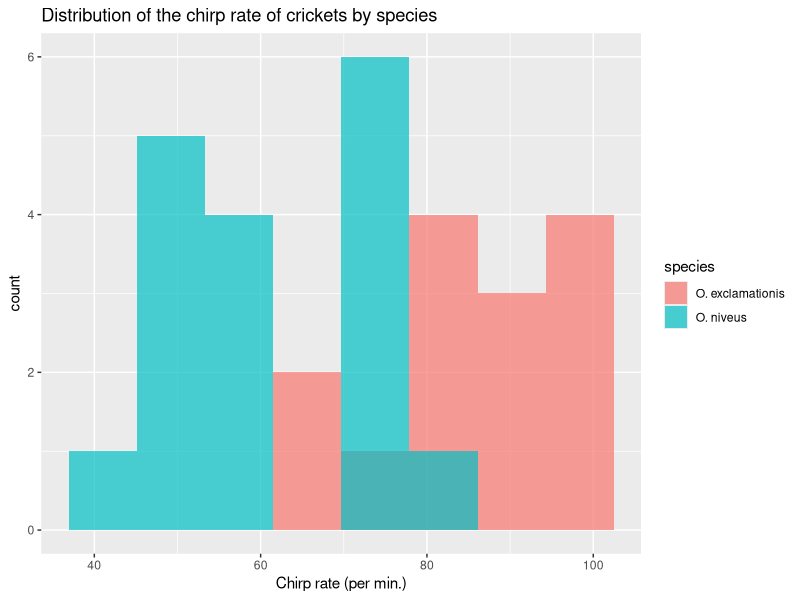
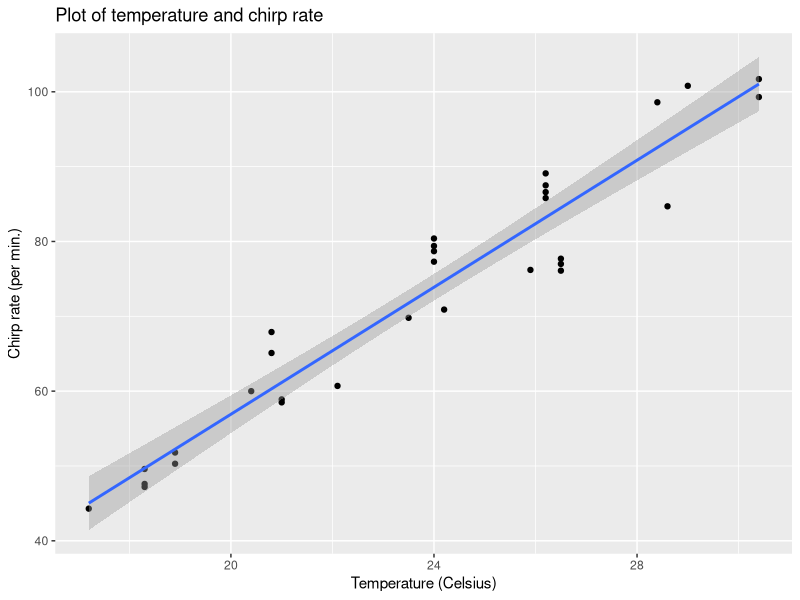
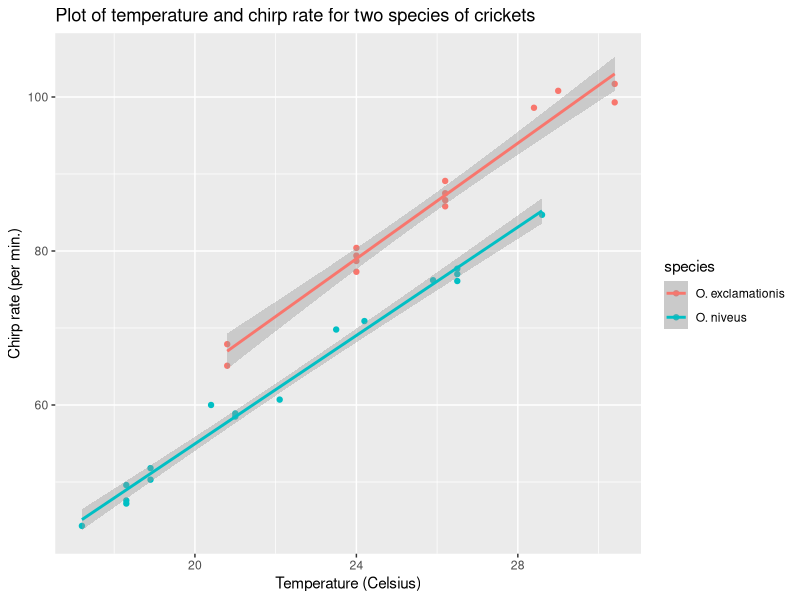
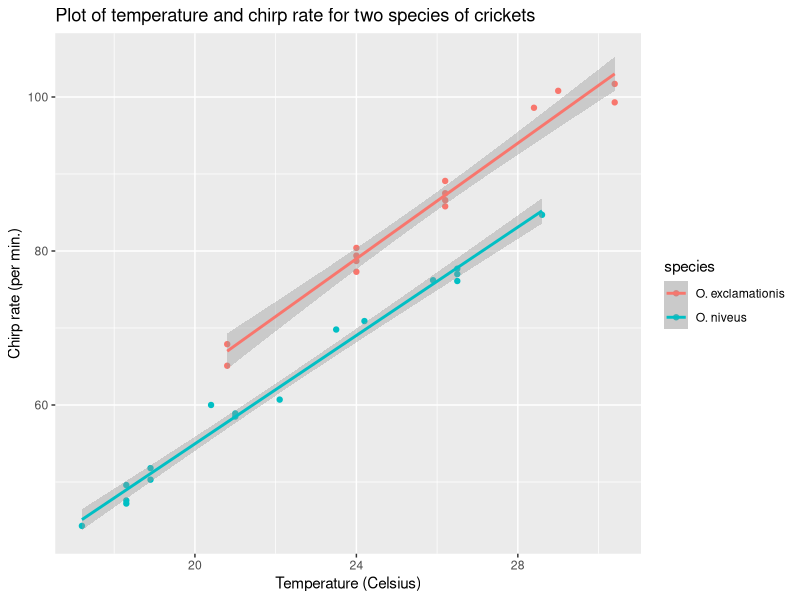

Generate these figures, in order, with R:
## ---- chunk 1
knitr::opts_chunk$set(echo = TRUE)
library('tidyverse') ; library('modeldata')
## ---- chunk 2
data(crickets, package = "modeldata")
names(crickets)
## ---- chunk 3
summary(crickets)
ggplot(crickets, aes(x = rate, fill = species)) +
  geom_histogram(position = 'identity', alpha = 0.7, bins = 8) + 
  ggtitle("Distribution of the chirp rate of crickets by species") +
  xlab('Chirp rate (per min.)')
## ---- chunk 4
ggplot(crickets, aes(x = temp, y = rate)) +
  geom_point() + 
  geom_smooth(method = 'lm') +
  ggtitle("Plot of temperature and chirp rate") +
  ylab('Chirp rate (per min.)') +
  xlab('Temperature (Celsius)')

temp_lm <- lm(rate ~ temp, crickets)

summary.lm(temp_lm)
## ---- chunk 5
ggplot(crickets, aes(x = temp, y = rate, color = species)) +
  geom_point() + 
  geom_smooth(method = 'lm') +
  ggtitle("Plot of temperature and chirp rate for two species of crickets") +
  ylab('Chirp rate (per min.)') +
  xlab('Temperature (Celsius)')
  
  
species_lm <- lm(rate ~ temp + species, crickets)

summary.lm(species_lm)
## ---- chunk 6
ggplot(crickets, aes(x = temp, y = rate, color = species)) +
  geom_point() + 
  geom_smooth(method = 'lm') +
  ggtitle("Plot of temperature and chirp rate for two species of crickets") +
  ylab('Chirp rate (per min.)') +
  xlab('Temperature (Celsius)')
  
species_x_temp_lm <- lm(rate ~ temp + species + temp:species, crickets) 
summary.lm(species_x_temp_lm)

anova(species_lm, species_x_temp_lm)
